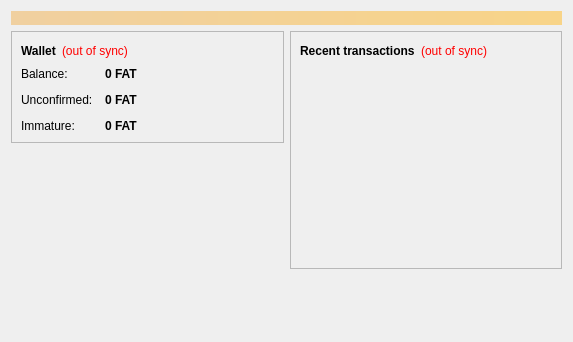
<?xml version="1.0" encoding="UTF-8"?>
<ui version="4.0">
 <class>OverviewPage</class>
 <widget class="QWidget" name="OverviewPage">
  <property name="geometry">
   <rect>
    <x>0</x>
    <y>0</y>
    <width>573</width>
    <height>342</height>
   </rect>
  </property>
  <property name="windowTitle">
   <string>Form</string>
  </property>
  <layout class="QVBoxLayout" name="topLayout">
   <item>
    <widget class="QLabel" name="labelAlerts">
     <property name="visible">
      <bool>false</bool>
     </property>
     <property name="styleSheet">
      <string notr="true">background-color: qlineargradient(x1: 0, y1: 0, x2: 1, y2: 0, stop:0 #F0D0A0, stop:1 #F8D488); color:#000000;</string>
     </property>
     <property name="wordWrap">
      <bool>true</bool>
     </property>
     <property name="margin">
      <number>3</number>
     </property>
    </widget>
   </item>
   <item>
    <layout class="QHBoxLayout" name="horizontalLayout" stretch="1,1">
     <item>
      <layout class="QVBoxLayout" name="verticalLayout_2">
       <item>
        <widget class="QFrame" name="frame">
         <property name="frameShape">
          <enum>QFrame::StyledPanel</enum>
         </property>
         <property name="frameShadow">
          <enum>QFrame::Raised</enum>
         </property>
         <layout class="QVBoxLayout" name="verticalLayout_4">
          <item>
           <layout class="QHBoxLayout" name="horizontalLayout_4">
            <item>
             <widget class="QLabel" name="label_5">
              <property name="font">
               <font>
                <weight>75</weight>
                <bold>true</bold>
               </font>
              </property>
              <property name="text">
               <string>Wallet</string>
              </property>
             </widget>
            </item>
            <item>
             <widget class="QLabel" name="labelWalletStatus">
              <property name="toolTip">
               <string>The displayed information may be out of date. Your wallet automatically synchronizes with the Fatcoin network after a connection is established, but this process has not completed yet.</string>
              </property>
              <property name="styleSheet">
               <string notr="true">QLabel { color: red; }</string>
              </property>
              <property name="text">
               <string notr="true">(out of sync)</string>
              </property>
              <property name="alignment">
               <set>Qt::AlignLeading|Qt::AlignLeft|Qt::AlignVCenter</set>
              </property>
             </widget>
            </item>
            <item>
             <spacer name="horizontalSpacer_2">
              <property name="orientation">
               <enum>Qt::Horizontal</enum>
              </property>
              <property name="sizeHint" stdset="0">
               <size>
                <width>40</width>
                <height>20</height>
               </size>
              </property>
             </spacer>
            </item>
           </layout>
          </item>
          <item>
           <layout class="QFormLayout" name="formLayout_2">
            <property name="fieldGrowthPolicy">
             <enum>QFormLayout::AllNonFixedFieldsGrow</enum>
            </property>
            <property name="horizontalSpacing">
             <number>12</number>
            </property>
            <property name="verticalSpacing">
             <number>12</number>
            </property>
            <item row="0" column="0">
             <widget class="QLabel" name="label">
              <property name="text">
               <string>Balance:</string>
              </property>
             </widget>
            </item>
            <item row="0" column="1">
             <widget class="QLabel" name="labelBalance">
              <property name="font">
               <font>
                <weight>75</weight>
                <bold>true</bold>
               </font>
              </property>
              <property name="cursor">
               <cursorShape>IBeamCursor</cursorShape>
              </property>
              <property name="toolTip">
               <string>Your current balance</string>
              </property>
              <property name="text">
               <string notr="true">0 FAT</string>
              </property>
              <property name="textInteractionFlags">
               <set>Qt::LinksAccessibleByMouse|Qt::TextSelectableByKeyboard|Qt::TextSelectableByMouse</set>
              </property>
             </widget>
            </item>
            <item row="1" column="0">
             <widget class="QLabel" name="label_3">
              <property name="text">
               <string>Unconfirmed:</string>
              </property>
             </widget>
            </item>
            <item row="1" column="1">
             <widget class="QLabel" name="labelUnconfirmed">
              <property name="font">
               <font>
                <weight>75</weight>
                <bold>true</bold>
               </font>
              </property>
              <property name="cursor">
               <cursorShape>IBeamCursor</cursorShape>
              </property>
              <property name="toolTip">
               <string>Total of transactions that have yet to be confirmed, and do not yet count toward the current balance</string>
              </property>
              <property name="text">
               <string notr="true">0 FAT</string>
              </property>
              <property name="textInteractionFlags">
               <set>Qt::LinksAccessibleByMouse|Qt::TextSelectableByKeyboard|Qt::TextSelectableByMouse</set>
              </property>
             </widget>
            </item>
            <item row="2" column="0">
             <widget class="QLabel" name="labelImmatureText">
              <property name="text">
               <string>Immature:</string>
              </property>
             </widget>
            </item>
            <item row="2" column="1">
             <widget class="QLabel" name="labelImmature">
              <property name="font">
               <font>
                <weight>75</weight>
                <bold>true</bold>
               </font>
              </property>
              <property name="toolTip">
               <string>Mined balance that has not yet matured</string>
              </property>
              <property name="text">
               <string notr="true">0 FAT</string>
              </property>
              <property name="textInteractionFlags">
               <set>Qt::LinksAccessibleByMouse|Qt::TextSelectableByKeyboard|Qt::TextSelectableByMouse</set>
              </property>
             </widget>
            </item>
           </layout>
          </item>
         </layout>
        </widget>
       </item>
       <item>
        <spacer name="verticalSpacer">
         <property name="orientation">
          <enum>Qt::Vertical</enum>
         </property>
         <property name="sizeHint" stdset="0">
          <size>
           <width>20</width>
           <height>40</height>
          </size>
         </property>
        </spacer>
       </item>
      </layout>
     </item>
     <item>
      <layout class="QVBoxLayout" name="verticalLayout_3">
       <item>
        <widget class="QFrame" name="frame_2">
         <property name="frameShape">
          <enum>QFrame::StyledPanel</enum>
         </property>
         <property name="frameShadow">
          <enum>QFrame::Raised</enum>
         </property>
         <layout class="QVBoxLayout" name="verticalLayout">
          <item>
           <layout class="QHBoxLayout" name="horizontalLayout_2">
            <item>
             <widget class="QLabel" name="label_4">
              <property name="text">
               <string>&lt;b&gt;Recent transactions&lt;/b&gt;</string>
              </property>
             </widget>
            </item>
            <item>
             <widget class="QLabel" name="labelTransactionsStatus">
              <property name="toolTip">
               <string>The displayed information may be out of date. Your wallet automatically synchronizes with the Fatcoin network after a connection is established, but this process has not completed yet.</string>
              </property>
              <property name="styleSheet">
               <string notr="true">QLabel { color: red; }</string>
              </property>
              <property name="text">
               <string notr="true">(out of sync)</string>
              </property>
              <property name="alignment">
               <set>Qt::AlignRight|Qt::AlignTrailing|Qt::AlignVCenter</set>
              </property>
             </widget>
            </item>
            <item>
             <spacer name="horizontalSpacer">
              <property name="orientation">
               <enum>Qt::Horizontal</enum>
              </property>
              <property name="sizeHint" stdset="0">
               <size>
                <width>40</width>
                <height>20</height>
               </size>
              </property>
             </spacer>
            </item>
           </layout>
          </item>
          <item>
           <widget class="QListView" name="listTransactions">
            <property name="styleSheet">
             <string notr="true">QListView { background: transparent; }</string>
            </property>
            <property name="frameShape">
             <enum>QFrame::NoFrame</enum>
            </property>
            <property name="verticalScrollBarPolicy">
             <enum>Qt::ScrollBarAlwaysOff</enum>
            </property>
            <property name="horizontalScrollBarPolicy">
             <enum>Qt::ScrollBarAlwaysOff</enum>
            </property>
            <property name="selectionMode">
             <enum>QAbstractItemView::NoSelection</enum>
            </property>
           </widget>
          </item>
         </layout>
        </widget>
       </item>
       <item>
        <spacer name="verticalSpacer_2">
         <property name="orientation">
          <enum>Qt::Vertical</enum>
         </property>
         <property name="sizeHint" stdset="0">
          <size>
           <width>20</width>
           <height>40</height>
          </size>
         </property>
        </spacer>
       </item>
      </layout>
     </item>
    </layout>
   </item>
  </layout>
 </widget>
 <resources/>
 <connections/>
</ui>
